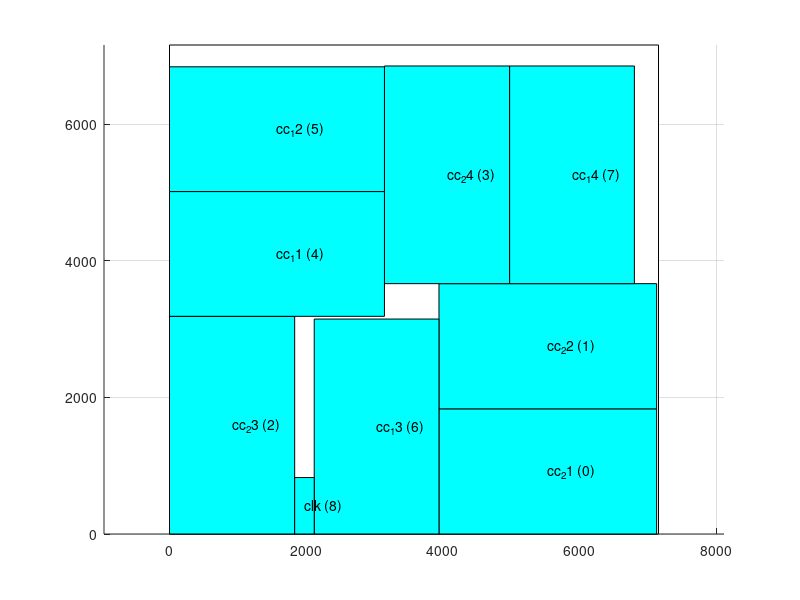

Write MATLAB code to recreate this figure.
axis equal;
hold on;
grid on;
cap_x=[ 0 0 7157 7157 0 ];
cap_y=[ 0 7157 7157 0 0 ];
fill(cap_x,cap_y,'w');
block_x=[ 3944 7130 7130 3944 3944 ];
block_y=[ 0 0 1832 1832 0 ];
fill(block_x,block_y,'c');
text(5537,916,'cc_21 (0)');
block_x=[ 3944 7130 7130 3944 3944 ];
block_y=[ 1832 1832 3664 3664 1832 ];
fill(block_x,block_y,'c');
text(5537,2748,'cc_22 (1)');
block_x=[ 0 1832 1832 0 0 ];
block_y=[ 0 0 3186 3186 0 ];
fill(block_x,block_y,'c');
text(916,1593,'cc_23 (2)');
block_x=[ 3146 4978 4978 3146 3146 ];
block_y=[ 3664 3664 6850 6850 3664 ];
fill(block_x,block_y,'c');
text(4062,5257,'cc_24 (3)');
block_x=[ 0 3146 3146 0 0 ];
block_y=[ 3186 3186 5012 5012 3186 ];
fill(block_x,block_y,'c');
text(1573,4099,'cc_11 (4)');
block_x=[ 0 3146 3146 0 0 ];
block_y=[ 5012 5012 6838 6838 5012 ];
fill(block_x,block_y,'c');
text(1573,5925,'cc_12 (5)');
block_x=[ 2118 3944 3944 2118 2118 ];
block_y=[ 0 0 3146 3146 0 ];
fill(block_x,block_y,'c');
text(3031,1573,'cc_13 (6)');
block_x=[ 4978 6804 6804 4978 4978 ];
block_y=[ 3664 3664 6850 6850 3664 ];
fill(block_x,block_y,'c');
text(5891,5257,'cc_14 (7)');
block_x=[ 1832 2118 2118 1832 1832 ];
block_y=[ 0 0 826 826 0 ];
fill(block_x,block_y,'c');
text(1975,413,'clk (8)');
